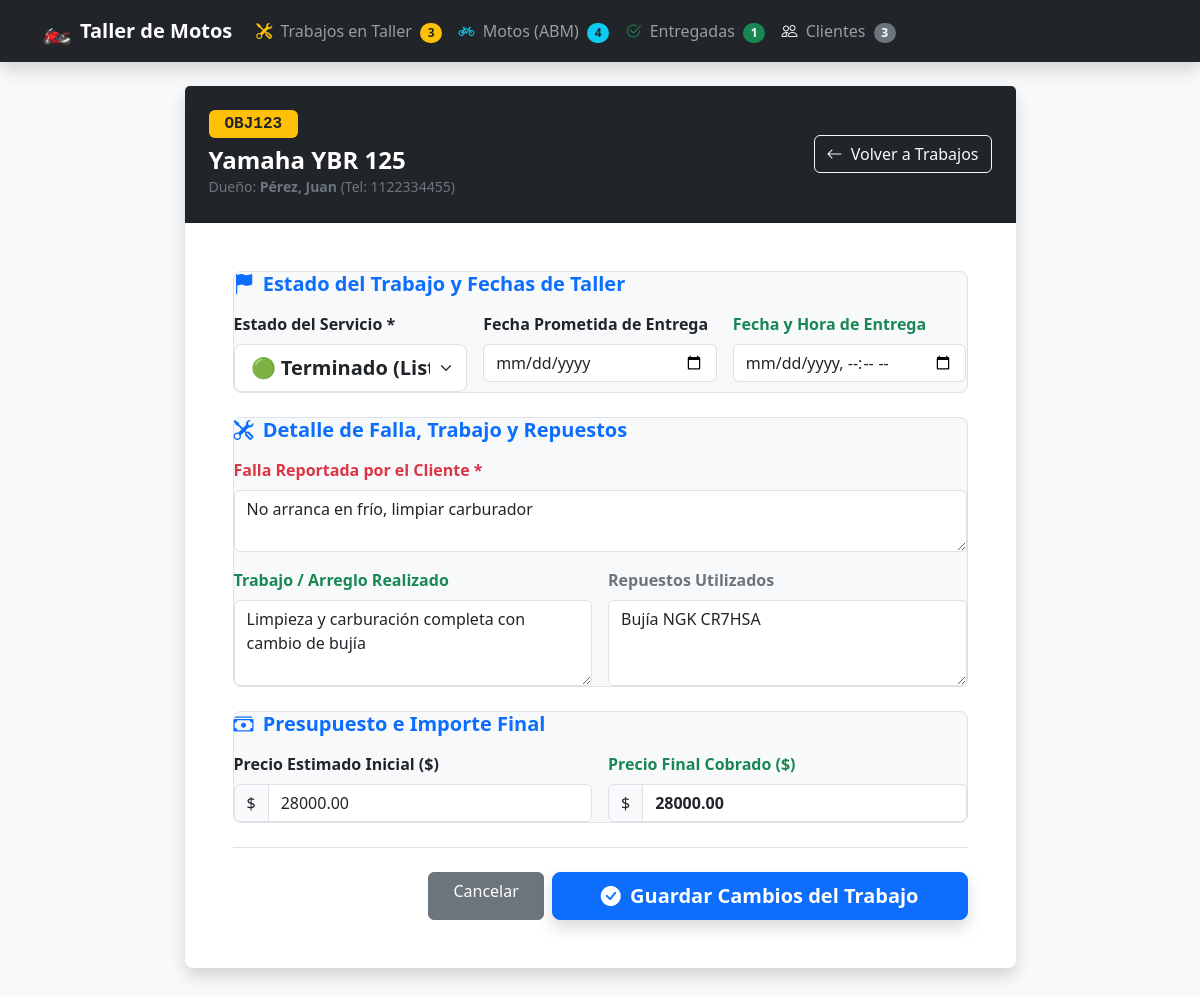
The app's page /editar_trabajo.php?id=2 with its own data.
### tables this page shows
CREATE TABLE IF NOT EXISTS `trabajos` (
  `id_trabajo` INT AUTO_INCREMENT PRIMARY KEY,
  `id_moto` INT NOT NULL,
  `falla_reportada` TEXT NOT NULL,
  `diagnostico` TEXT NULL,
  `arreglo_realizado` TEXT NULL,
  `repuestos` TEXT NULL,
  `precio_estimado` DECIMAL(10,2) DEFAULT 0.00,
  `precio_final` DECIMAL(10,2) DEFAULT 0.00,
  `fecha_ingreso` DATETIME DEFAULT CURRENT_TIMESTAMP,
  `fecha_prometida` DATE NULL,
  `fecha_entrega` DATETIME NULL,
  `estado` ENUM('En Espera', 'En Reparacion', 'Terminado', 'Entregado') DEFAULT 'En Espera',
  `observaciones` TEXT NULL,
  FOREIGN KEY (`id_moto`) REFERENCES `motos`(`id_moto`) ON DELETE CASCADE
);

CREATE TABLE IF NOT EXISTS `motos` (
  `id_moto` INT AUTO_INCREMENT PRIMARY KEY,
  `id_cliente` INT NOT NULL,
  `marca` VARCHAR(50) NOT NULL,
  `modelo` VARCHAR(100) NOT NULL,
  `anio` INT NULL,
  `patente` VARCHAR(20) NOT NULL UNIQUE,
  `color` VARCHAR(30) NULL,
  `kilometraje` INT DEFAULT 0,
  `fecha_registro` TIMESTAMP DEFAULT CURRENT_TIMESTAMP,
  FOREIGN KEY (`id_cliente`) REFERENCES `clientes`(`id_cliente`) ON DELETE CASCADE
);

CREATE TABLE IF NOT EXISTS `clientes` (
  `id_cliente` INT AUTO_INCREMENT PRIMARY KEY,
  `nombre` VARCHAR(100) NOT NULL,
  `apellido` VARCHAR(100) NOT NULL,
  `telefono` VARCHAR(20) NOT NULL,
  `email` VARCHAR(100) NULL,
  `direccion` VARCHAR(200) NULL,
  `fecha_registro` TIMESTAMP DEFAULT CURRENT_TIMESTAMP
);

### editar_trabajo.php (the view, shortened to what this page needs)
<?php
require_once 'conexion.php';
$id_trabajo = intval($_GET['id'] ?? 0);
$stmt = $pdo->prepare("SELECT t.*,
                              m.id_moto, m.patente, m.marca, m.modelo, m.color, m.kilometraje, m.anio,
                              c.id_cliente, c.nombre AS cliente_nombre, c.apellido AS cliente_apellido,
                              c.telefono AS cliente_telefono, c.direccion AS cliente_direccion
                       FROM trabajos t
                       INNER JOIN motos m ON t.id_moto = m.id_moto
                       INNER JOIN clientes c ON m.id_cliente = c.id_cliente
                       WHERE t.id_trabajo = :id");
$stmt->execute([':id' => $id_trabajo]);
$trabajo = $stmt->fetch();
$estadoActual = $trabajo['estado'] ?? 'En Espera';
?>
<!DOCTYPE html>
<html lang="es">
<head>
    <link href="https://cdn.jsdelivr.net/npm/bootstrap@5.3.0/dist/css/bootstrap.min.css" rel="stylesheet">
    <link href="https://cdn.jsdelivr.net/npm/bootstrap-icons@1.10.5/font/bootstrap-icons.css" rel="stylesheet">
</head>
<body class="bg-light">
    <?php include 'navbar.php'; ?>
    <div class="container mb-5">
        <div class="row justify-content-center">
            <div class="col-lg-10 col-xl-9">
                <div class="card shadow border-0 rounded-3">
                    <div class="card-header bg-dark text-white p-4">
                        <div class="d-flex flex-wrap justify-content-between align-items-center gap-3">
                            <div>
                                <span class="badge bg-warning text-dark font-monospace fs-6 px-3 py-1.5 rounded-2">
                                    <?php echo htmlspecialchars($trabajo['patente']); ?>
                                </span>
                                <h4 class="mb-0 mt-2 fw-bold text-white">
                                    <?php echo htmlspecialchars($trabajo['marca'] . ' ' . $trabajo['modelo']); ?>
                                </h4>
                                <small class="text-secondary">Dueño: <strong><?php echo htmlspecialchars($trabajo['cliente_apellido'] . ', ' . $trabajo['cliente_nombre']); ?></strong> (Tel: <?php echo htmlspecialchars($trabajo['cliente_telefono']); ?>)</small>
                            </div>
                            <div>
                                <a href="trabajos.php" class="btn btn-outline-light">
                                    <i class="bi bi-arrow-left me-1"></i> Volver a Trabajos
                                </a>
                            </div>
                        </div>
                    </div>
                    <div class="card-body p-4 p-md-5">
                        <form action="actualizar_trabajo.php" method="POST">
                            <div class="p-3.5 bg-light rounded-3 border mb-4">
                                <h5 class="fw-bold text-primary mb-3">
                                    <i class="bi bi-flag-fill me-1"></i> Estado del Trabajo y Fechas de Taller
                                </h5>
                                <div class="row g-3">
                                    <div class="col-md-4">
                                        <label class="form-label fw-bold text-dark">Estado del Servicio *</label>
                                        <select name="estado" id="selectEstado" class="form-select form-select-lg fw-bold" onchange="verificarEstado()">
                                            <option value="Terminado" <?php echo ($estadoActual === 'Terminado') ? 'selected' : ''; ?>>🟢 Terminado (Listo para retirar)</option>
                                        </select>
                                    </div>
                                    <div class="col-md-4">
                                        <label class="form-label fw-semibold">Fecha Prometida de Entrega</label>
                                        <input type="date" name="fecha_prometida" class="form-control"
                                               value="<?php echo !empty($trabajo['fecha_prometida']) ? $trabajo['fecha_prometida'] : ''; ?>">
                                    </div>
                                    <div class="col-md-4" id="cajaFechaEntrega">
                                        <label class="form-label fw-semibold text-success">Fecha y Hora de Entrega</label>
                                        <input type="datetime-local" name="fecha_entrega" id="inputFechaEntrega" class="form-control"
                                               value="<?php echo !empty($trabajo['fecha_entrega']) ? date('Y-m-d\TH:i', strtotime($trabajo['fecha_entrega'])) : ''; ?>">
                                    </div>
                                </div>
                            </div>
                            <div class="p-3.5 bg-light rounded-3 border mb-4">
                                <h5 class="fw-bold text-primary mb-3">
                                    <i class="bi bi-tools me-1"></i> Detalle de Falla, Trabajo y Repuestos
                                </h5>
                                <div class="row g-3">
                                    <div class="col-12">
                                        <label class="form-label fw-semibold text-danger">Falla Reportada por el Cliente *</label>
                                        <textarea name="falla_reportada" class="form-control" rows="2" required><?php echo htmlspecialchars($trabajo['falla_reportada'] ?? ''); ?></textarea>
                                    </div>
                                    <div class="col-md-6">
                                        <label class="form-label fw-semibold text-success">Trabajo / Arreglo Realizado</label>
                                        <textarea name="arreglo_realizado" class="form-control" rows="3" placeholder="Detallá los trabajos realizados por el mecánico..."><?php echo htmlspecialchars($trabajo['arreglo_realizado'] ?? ''); ?></textarea>
                                    </div>
                                    <div class="col-md-6">
                                        <label class="form-label fw-semibold text-secondary">Repuestos Utilizados</label>
                                        <textarea name="repuestos" class="form-control" rows="3" placeholder="Ej: Aceite 20w50, Filtro, Bujía..."><?php echo htmlspecialchars($trabajo['repuestos'] ?? ''); ?></textarea>
                                    </div>
                                </div>
                            </div>
                            <div class="p-3.5 bg-light rounded-3 border mb-4">
                                <h5 class="fw-bold text-primary mb-3">
                                    <i class="bi bi-cash-stack me-1"></i> Presupuesto e Importe Final
                                </h5>
                                <div class="row g-3">
                                    <div class="col-md-6">
                                        <label class="form-label fw-semibold">Precio Estimado Inicial ($)</label>
                                        <div class="input-group">
                                            <span class="input-group-text">$</span>
                                            <input type="number" step="0.01" name="precio_estimado" class="form-control"
                                                   value="<?php echo htmlspecialchars($trabajo['precio_estimado'] ?? '0.00'); ?>">
                                        </div>
                                    </div>
                                    <div class="col-md-6">
                                        <label class="form-label fw-semibold text-success">Precio Final Cobrado ($)</label>
                                        <div class="input-group">
                                            <span class="input-group-text">$</span>
                                            <input type="number" step="0.01" name="precio_final" class="form-control fw-bold"
                                                   value="<?php echo htmlspecialchars($trabajo['precio_final'] ?? '0.00'); ?>">
                                        </div>
                                    </div>
                                </div>
                            </div>
                            <div class="d-flex justify-content-end gap-2 border-top pt-4">
                                <a href="trabajos.php" class="btn btn-secondary px-4">Cancelar</a>
                                <button type="submit" class="btn btn-primary btn-lg px-5 fw-bold shadow">
                                    <i class="bi bi-check-circle-fill me-1"></i> Guardar Cambios del Trabajo
                                </button>
                            </div>
                        </form>
                    </div>
                </div>
            </div>
        </div>
    </div>
</body>
</html>

### records on screen
trabajos: id_moto.patente "OBJ123", id_moto.modelo "Yamaha YBR 125", clientes.apellido+nombre "Pérez, Juan", clientes.telefono "1122334455", estado "🟢 Terminado (Listo para retirar)", falla_reportada "No arranca en frío, limpiar carburador", arreglo_realizado "Limpieza y carburación completa con cambio de bujía", repuestos "Bujía NGK CR7HSA", precio_estimado "28000.00", precio_final "28000.00"

### other values on screen
$totalActivas "3"
$totalMotos "4"
$totalEntregadas "1"
$totalClientes "3"
